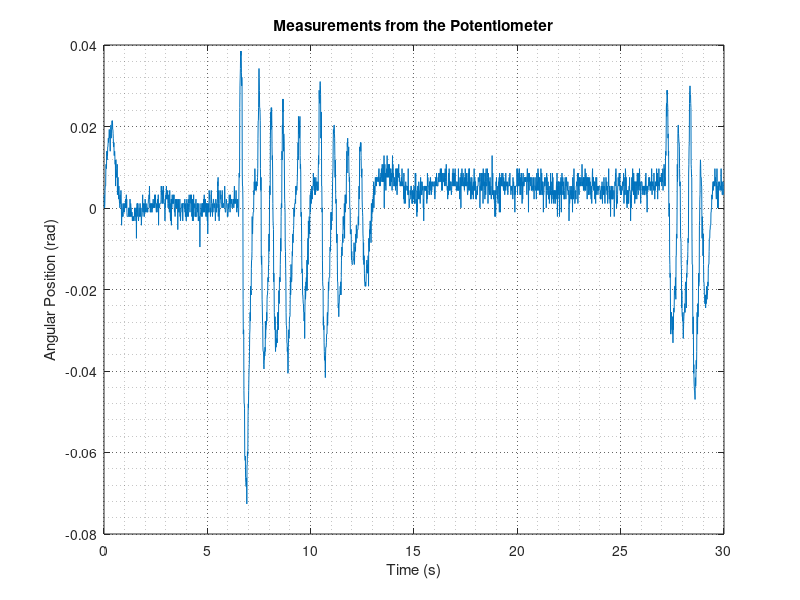
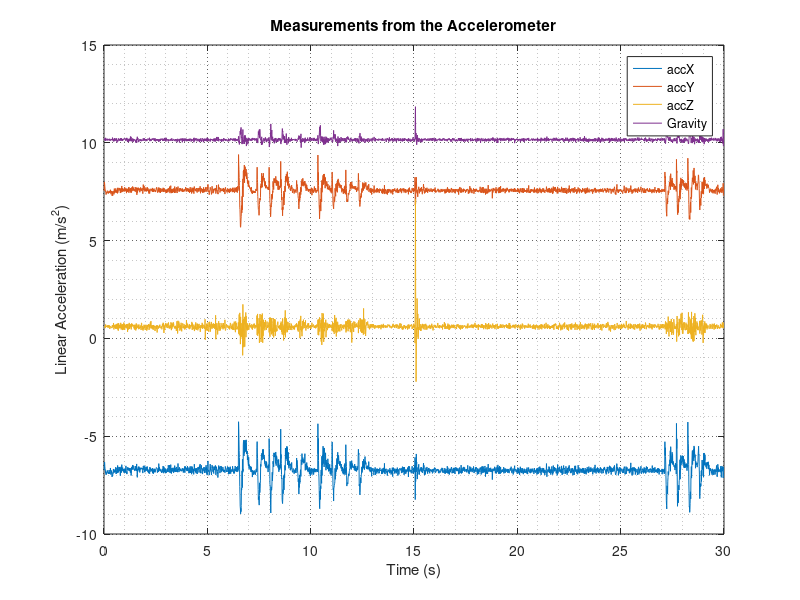
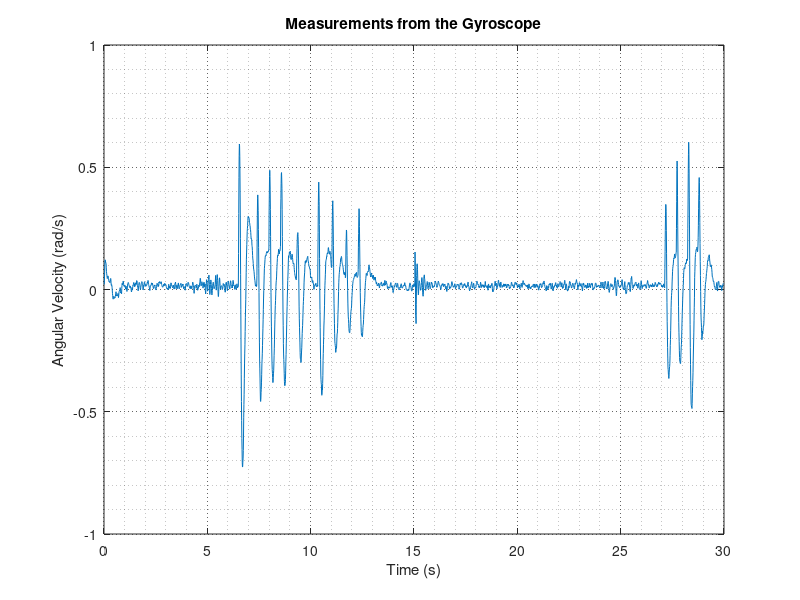
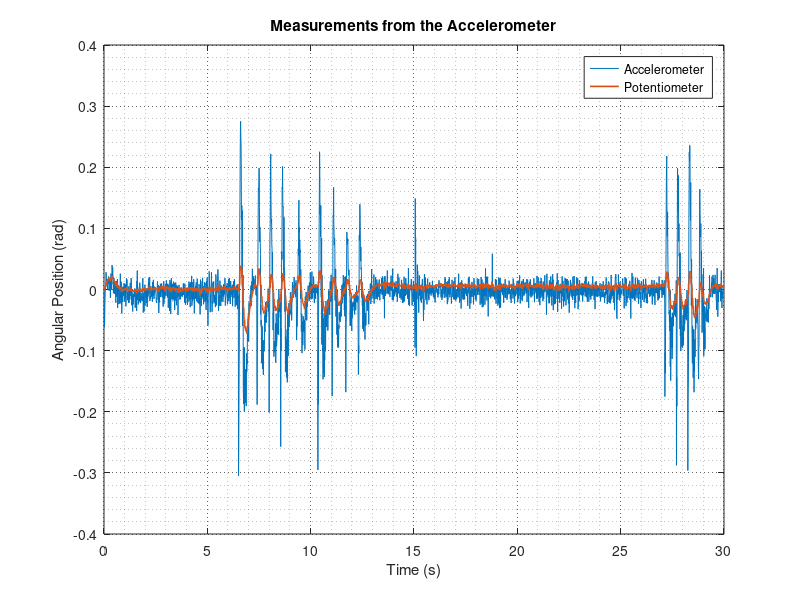

Here is the MATLAB script that generated these plots, in order:
clear all
close all
clc
% Getting data
%[count, potRad, accX1, accY1, accZ1, gyroRads1, compare] 
data = csvread('compFilterData1.csv');
count = data(:,1)-2;
potRad = data(:,2)+0.015;
accX1 = data(:,3);
accY1 = data(:,4);
accZ1 = data(:,5);
gyroRads1 = data(:,6);
compare = data(:,7);

T=0.01;
t = count*T;

% Plot of the raw data
% Potentiometer data
figure(2);
plot(t,potRad);
grid on, grid minor;
set(gca,'GridLineStyle',':', 'GridColor', 'k', 'GridAlpha', .6)
title('Measurements from the Potentiometer')
xlabel('Time (s)')
ylabel('Angular Position (rad)')
hold off;
% Accelerometer data
figure(3);
gravity=sqrt(accX1.^2+accY1.^2+accZ1.^2);
plot(t,accX1,t,accY1,t,accZ1,t,gravity);
grid on, grid minor;
set(gca,'GridLineStyle',':', 'GridColor', 'k', 'GridAlpha', .6)
title('Measurements from the Accelerometer')
xlabel('Time (s)')
ylabel('Linear Acceleration (m/s^2)')
legend('accX','accY','accZ','Gravity');
hold off;

% Gyro data
figure(4);
plot(t,gyroRads1);
grid on, grid minor;
set(gca,'GridLineStyle',':', 'GridColor', 'k', 'GridAlpha', .6)
title('Measurements from the Gyroscope')
xlabel('Time (s)')
ylabel('Angular Velocity (rad/s)')
hold off;

% Accelerometer angle data
accAngle1 = atan(accY1./accX1);
accAngle1offset = accAngle1 + 0.84;

figure(6);
plot(t,accAngle1offset,t,potRad,'linewidth',1.2);
grid on, grid minor;
set(gca,'GridLineStyle',':', 'GridColor', 'k', 'GridAlpha', .6)
title('Measurements from the Accelerometer')
xlabel('Time (s)')
ylabel('Angular Position (rad)')
legend('Accelerometer','Potentiometer');
hold off;
